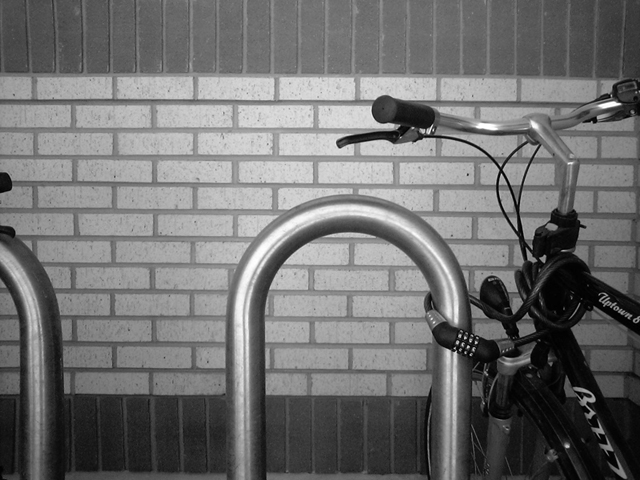
#> input picture HW1/Figure4.jpg, 640 x 480 px
$ python q4.py
#> lines starting #> are read from the running program, lines starting #| are printed output that depends on the picture
import numpy as np
import cv2
import matplotlib.pyplot as plt


def conv2d(image, filter):
    # get the dimensions of the image and filter
    image_height, image_width = image.shape
    filter_height, filter_width = filter.shape

    # get the center of the filter
    filter_center_h = filter_height // 2
    filter_center_w = filter_width // 2

    # pad the image with zeros on all sides
    padded_image = np.zeros((image_height + filter_height - 1, image_width + filter_width - 1))
    padded_image[filter_center_h:-filter_center_h, filter_center_w:-filter_center_w] = image

    # create an output array to hold the result of the convolution
    output = np.zeros_like(image)

    # perform the convolution
    for i in range(filter_center_h, image_height + filter_center_h):
        for j in range(filter_center_w, image_width + filter_center_w):
            patch = padded_image[i - filter_center_h:i + filter_center_h + 1,
                    j - filter_center_w:j + filter_center_w + 1]
            output[i - filter_center_h, j - filter_center_w] = np.sum(patch * filter)

    return output


# read in the image as a grayscale image
img = cv2.imread('Figure4.jpg', cv2.IMREAD_GRAYSCALE)
#> img is the input picture: shape (480, 640); min 0, max 255, mean 112.2

# define the Sobel filters
sobel_x = np.array([[-1, 0, 1], [-2, 0, 2], [-1, 0, 1]])
sobel_y = np.array([[-1, -2, -1], [0, 0, 0], [1, 2, 1]])

# define the Prewitt filters
prewitt_x = np.array([[-1, 0, 1], [-1, 0, 1], [-1, 0, 1]])
prewitt_y = np.array([[-1, -1, -1], [0, 0, 0], [1, 1, 1]])

# perform the convolution with the Sobel filters
edges_x = conv2d(img, sobel_x)
#> in conv2d, `padded_image[filter_center_h:-filter_center_h, filter_center_w:-filter..`:
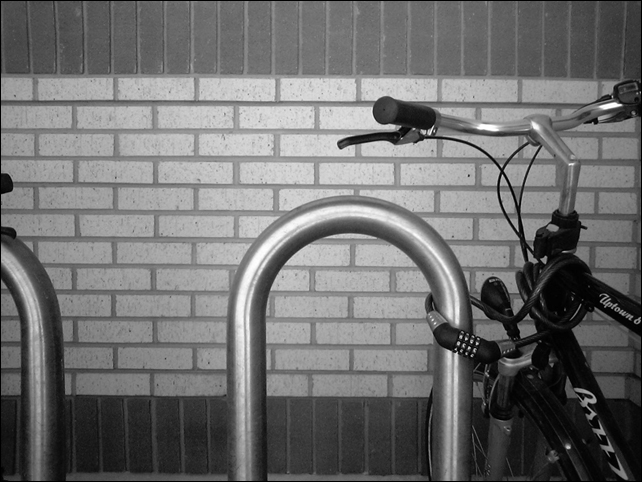
#> padded_image: shape (482, 642) float64; min 0, max 255, mean 111.4
#> after the loop in conv2d, `for i in range(filter_center_h, image_height + filter_center_h):`:
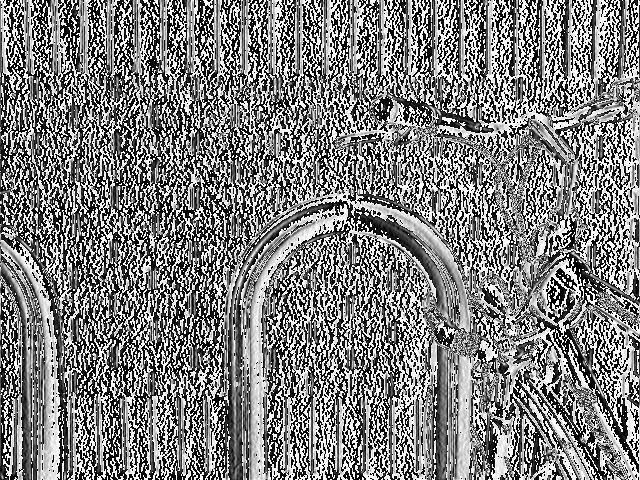
#> output: shape (480, 640); min 0, max 255, mean 127
edges_y = conv2d(img, sobel_y)
#> after the loop in conv2d (call 2), `for i in range(filter_center_h, image_height + filter_center_h):`:
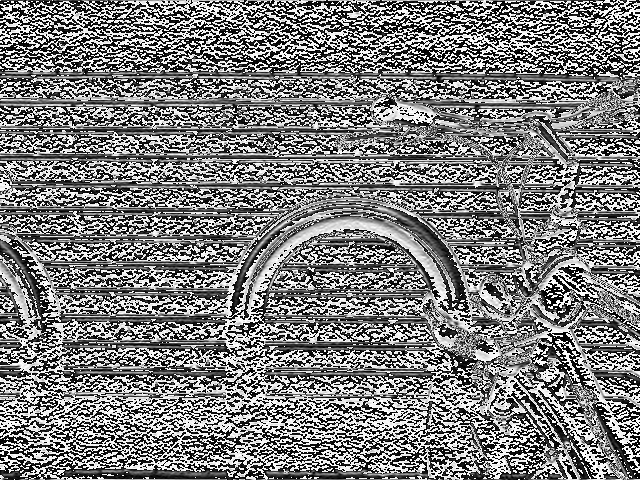
#> output: shape (480, 640); min 0, max 255, mean 125.2

# compute the magnitude of the edges
magnitude = np.sqrt(edges_x ** 2 + edges_y ** 2)
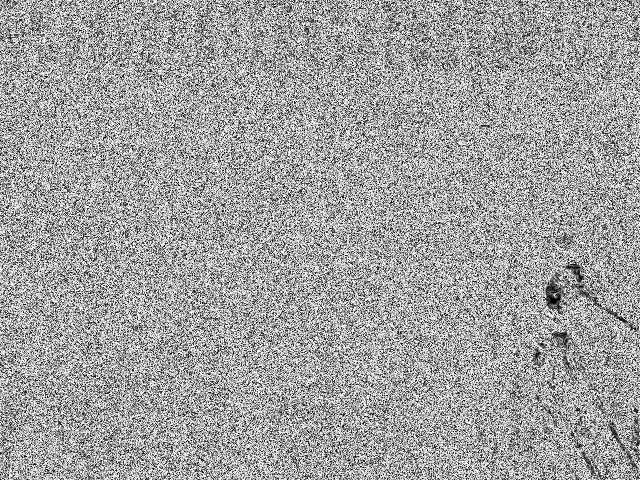
#> magnitude: shape (480, 640) float16; min 0, max 15.81, mean 10; drawn with min black and max white

# perform the convolution with the Prewitt filters
edges_x = conv2d(img, prewitt_x)
#> after the loop in conv2d (call 3), `for i in range(filter_center_h, image_height + filter_center_h):`:
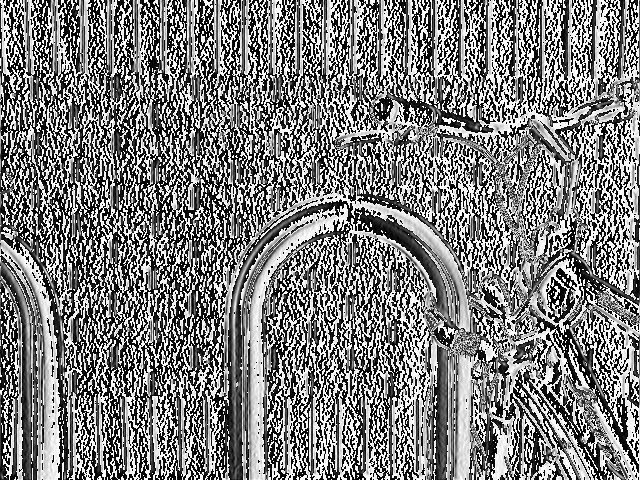
#> output: shape (480, 640); min 0, max 255, mean 125.8
edges_y = conv2d(img, prewitt_y)
#> after the loop in conv2d (call 4), `for i in range(filter_center_h, image_height + filter_center_h):`:
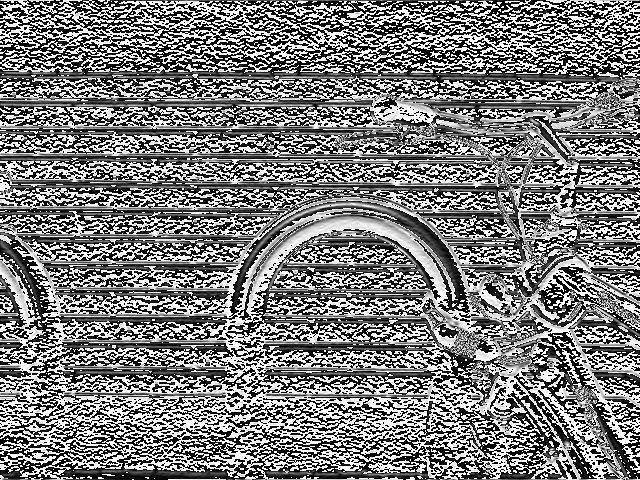
#> output: shape (480, 640); min 0, max 255, mean 123.4

# compute the magnitude of the edges
magnitude = np.sqrt(edges_x ** 2 + edges_y ** 2)
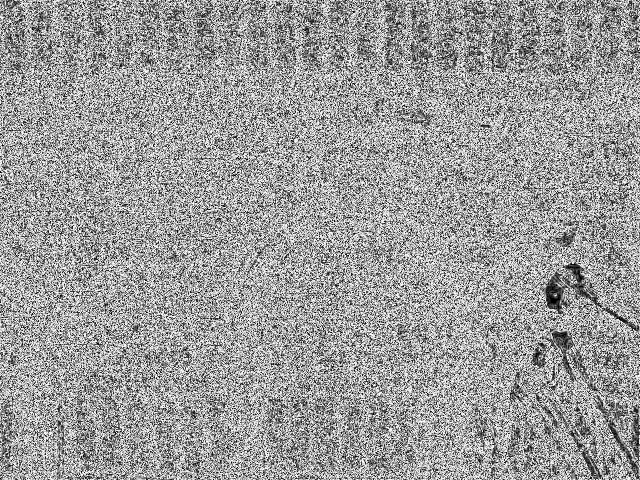
#> magnitude: shape (480, 640) float16; min 0, max 15.91, mean 9.74; drawn with min black and max white

# display the original image and the edge detection results
plt.subplot(2, 2, 1)
plt.imshow(img, cmap='gray')
plt.title('Original')

plt.subplot(2, 2, 2)
plt.imshow(edges_x, cmap='gray')
plt.title('Sobel X')

plt.subplot(2, 2, 3)
plt.imshow(edges_y, cmap='gray')
plt.title('Sobel Y')

plt.subplot(2, 2, 4)
plt.imshow(magnitude, cmap='gray')
plt.title('Sobel Magnitude')

plt.show()
